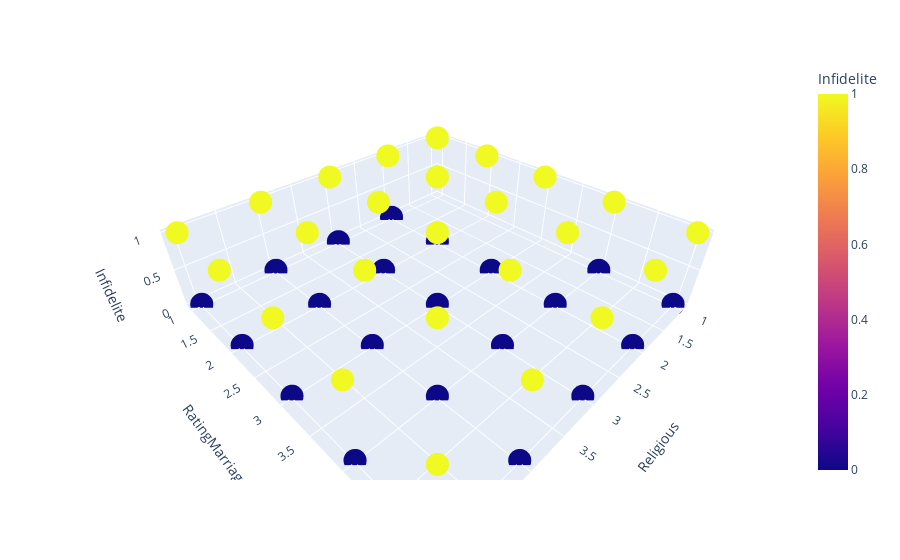

Write notebook code for a chart like this one.
### Code cell


### Figure 1 — Plotly figure (JSON) as saved in the notebook; plotly's stock layout.template omitted (floating-point values rounded to 4 significant figures; data arrays with more than 128 entries replaced by an {"elided": "..."} marker saying what was removed)
{"data": [{"hovertemplate": "Religious=%{x}<br>RatingMarriage=%{y}<br>Infidelite=%{marker.color}<extra></extra>", "legendgroup": "", "marker": {"color": {"elided": "601 int values"}, "coloraxis": "coloraxis", "symbol": "circle"}, "mode": "markers", "name": "", "scene": "scene", "showlegend": false, "type": "scatter3d", "x": {"elided": "601 int values"}, "y": {"elided": "601 int values"}, "z": {"elided": "601 int values"}}], "layout": {"coloraxis": {"colorbar": {"title": {"text": "Infidelite"}}, "colorscale": [[0, "#0d0887"], [0.1111, "#46039f"], [0.2222, "#7201a8"], [0.3333, "#9c179e"], [0.4444, "#bd3786"], [0.5556, "#d8576b"], [0.6667, "#ed7953"], [0.7778, "#fb9f3a"], [0.8889, "#fdca26"], [1, "#f0f921"]]}, "legend": {"tracegroupgap": 0}, "margin": {"t": 60}, "scene": {"domain": {"x": [0, 1], "y": [0, 1]}, "xaxis": {"title": {"text": "Religious"}}, "yaxis": {"title": {"text": "RatingMarriage"}}, "zaxis": {"title": {"text": "Infidelite"}}}}}
